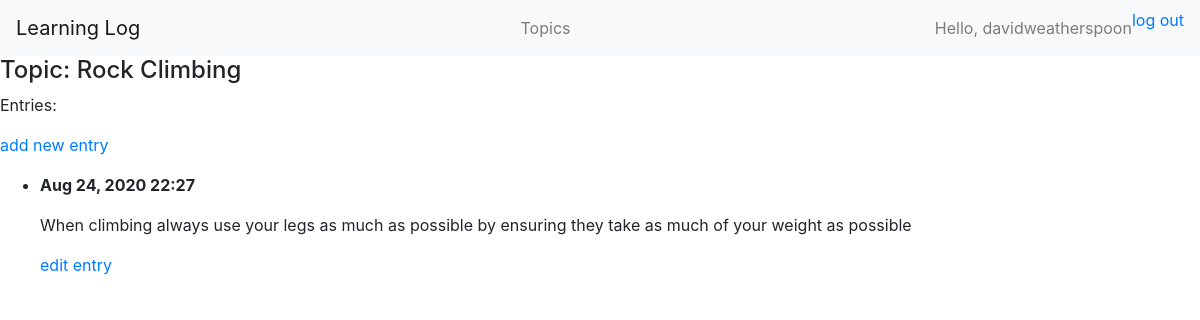
The page /topics/2/ (signed in) on the database its author committed.
### learning_logs/models.py (models this page shows, shortened)
class Topic(models.Model):
    text = models.CharField(max_length=200)
    date_added = models.DateTimeField(auto_now_add=True)
    owner = models.ForeignKey(User, on_delete=models.CASCADE)
    def __str__(self):
        return self.text

class Entry(models.Model):
    topic = models.ForeignKey(Topic, on_delete=models.CASCADE)
    text = models.TextField()
    date_added = models.DateTimeField(auto_now_add=True)
    class Meta:
        verbose_name_plural = 'entries'

### learning_logs/views.py (the view)
# urls.py: path('topics/<int:topic_id>/', views.topic, name='topic'),
@login_required
def topic(request, topic_id):
    topic = Topic.objects.get(id=topic_id)
    check_topic_owner(topic.owner, request.user)
    entries = topic.entry_set.order_by('-date_added')
    context = {'topic': topic, 'entries': entries}
    return render(request, 'learning_logs/topic.html', context)

### learning_logs/views.py (called while the page is built)
def check_topic_owner(owner, user):
    if owner != user:
        raise Http404

### learning_logs/templates/learning_logs/topic.html
{% extends "learning_logs/base.html" %}
{% block content %}
    <h4>Topic: {{topic}}</h4>
    <p>Entries:</p>
    <p>
        <a href="{% url 'learning_logs:new_entry' topic.id %}">add new entry</a>
    </p>
    <ul>
        {% for entry in entries %}
            <li>
                <p><strong>{{ entry.date_added|date:'M d, Y H:i' }}</strong></p>
                <p>{{ entry.text|linebreaks }}</p>
                <p>
                    <a href="{% url 'learning_logs:edit_entry' entry.id %}">edit entry</a>
                </p>
            </li>
        {% empty %}
            <li>No entries for this topic have been added yet.</li>
        {% endfor %}
    </ul>
{% endblock content %}

### learning_logs/templates/learning_logs/base.html (shortened to what this page needs)
{% load bootstrap4 %}
<!DOCTYPE html>
<html lang="en">
<head>
    {% bootstrap_css %}
</head>
<body>
    <nav class="navbar navbar-expand-lg navbar-light bg-light">
        <a class="navbar-brand" href="{% url 'learning_logs:index' %}">Learning Log</a>
        <div class="collapse navbar-collapse" id="navbarText">
            <ul class="navbar-nav ml-auto">
                <li class="nav-item">
                  <a class="nav-link" href="{% url 'learning_logs:topics' %}">Topics</a>
                </li>
            </ul>
            {% if user.is_authenticated %}
                <ul class="navbar-nav ml-auto">
                    <span class="navbar-text">
                        Hello, {{ user.username }}
                    </span>
                    <li class="nav-item">
                        <a href="{% url 'users:logout' %}">log out</a>
                    </li>
                </ul>
            {% endif %}
        </div>
      </nav>
    {% block content %}
    {% endblock content %}
</body>
</html>

### rows shown on the page
Topic: text "Rock Climbing"
Entry: date_added "Aug 24, 2020 22:27", text "When climbing always use your legs as much as possible by ensuring they take as much of your weight as possible"

### other values the page prints
{{ user.username }} "davidweatherspoon"
